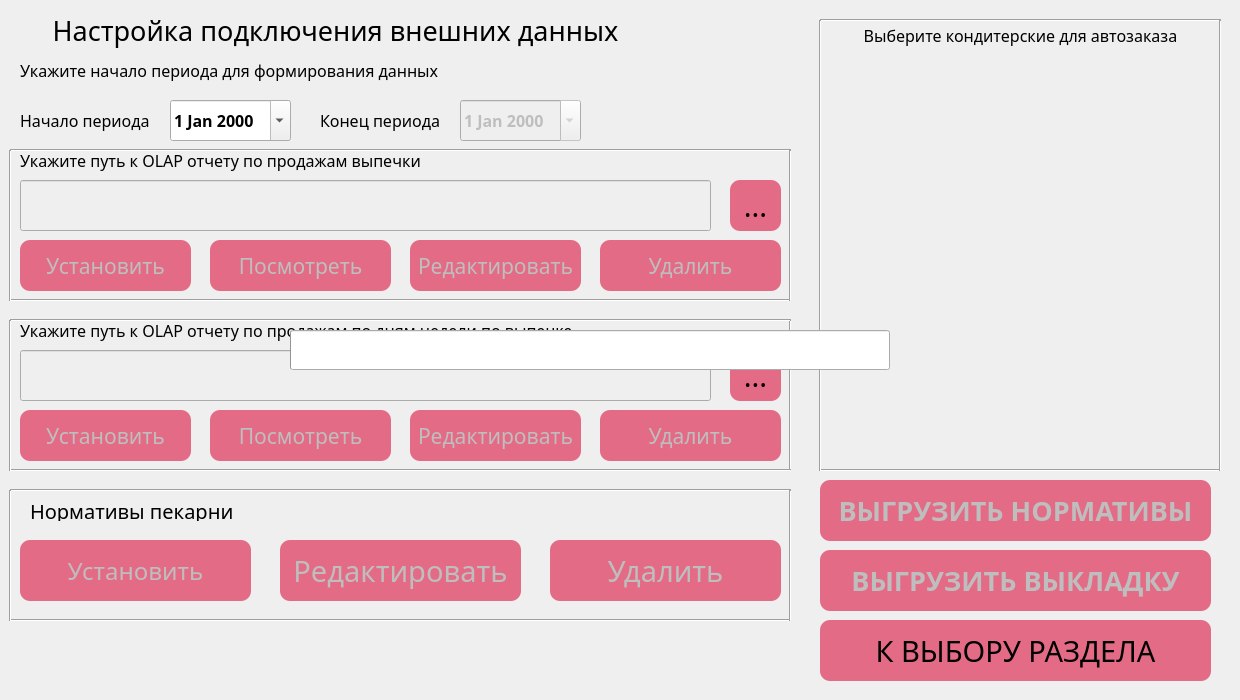
<?xml version="1.0" encoding="UTF-8"?>
<ui version="4.0">
 <class>WindowBakery</class>
 <widget class="QMainWindow" name="WindowBakery">
  <property name="enabled">
   <bool>true</bool>
  </property>
  <property name="geometry">
   <rect>
    <x>0</x>
    <y>0</y>
    <width>1240</width>
    <height>700</height>
   </rect>
  </property>
  <property name="minimumSize">
   <size>
    <width>1240</width>
    <height>700</height>
   </size>
  </property>
  <property name="maximumSize">
   <size>
    <width>1240</width>
    <height>700</height>
   </size>
  </property>
  <property name="windowTitle">
   <string>Настройка работы с Выпечкой</string>
  </property>
  <property name="windowIcon">
   <iconset>
    <normaloff>../image/icon.png</normaloff>../image/icon.png</iconset>
  </property>
  <widget class="QWidget" name="centralwidget">
   <property name="enabled">
    <bool>true</bool>
   </property>
   <widget class="QLineEdit" name="lineEdit_OLAP_dayWeek">
    <property name="enabled">
     <bool>false</bool>
    </property>
    <property name="geometry">
     <rect>
      <x>20</x>
      <y>350</y>
      <width>691</width>
      <height>51</height>
     </rect>
    </property>
    <property name="font">
     <font>
      <family>Trebuchet MS</family>
      <pointsize>10</pointsize>
     </font>
    </property>
    <property name="focusPolicy">
     <enum>Qt::NoFocus</enum>
    </property>
    <property name="styleSheet">
     <string notr="true">padding-left: 5px</string>
    </property>
   </widget>
   <widget class="QLabel" name="label_OLAP_prodagi">
    <property name="geometry">
     <rect>
      <x>20</x>
      <y>150</y>
      <width>771</width>
      <height>21</height>
     </rect>
    </property>
    <property name="font">
     <font>
      <family>Trebuchet MS</family>
      <pointsize>12</pointsize>
     </font>
    </property>
    <property name="text">
     <string>Укажите путь к OLAP отчету по продажам выпечки</string>
    </property>
   </widget>
   <widget class="QLineEdit" name="lineEdit_OLAP_prodagi">
    <property name="enabled">
     <bool>false</bool>
    </property>
    <property name="geometry">
     <rect>
      <x>20</x>
      <y>180</y>
      <width>691</width>
      <height>51</height>
     </rect>
    </property>
    <property name="font">
     <font>
      <family>Trebuchet MS</family>
      <pointsize>10</pointsize>
     </font>
    </property>
    <property name="focusPolicy">
     <enum>Qt::NoFocus</enum>
    </property>
    <property name="styleSheet">
     <string notr="true">padding-left: 5px</string>
    </property>
   </widget>
   <widget class="QPushButton" name="btn_path_OLAP_prodagi">
    <property name="geometry">
     <rect>
      <x>730</x>
      <y>180</y>
      <width>51</width>
      <height>51</height>
     </rect>
    </property>
    <property name="font">
     <font>
      <family>Trebuchet MS</family>
      <pointsize>22</pointsize>
      <weight>50</weight>
      <bold>false</bold>
     </font>
    </property>
    <property name="styleSheet">
     <string notr="true">QPushButton {
background-color: rgb(228, 107, 134);
border: none;
border-radius: 10px}

QPushButton:hover {
border: 1px solid  rgb(0, 0, 0);
background-color: rgba(228, 107, 134, 0.9)
}

QPushButton:pressed {
border:3px solid  rgb(0, 0, 0);
background-color: rgba(228, 107, 134, 1)
}</string>
    </property>
    <property name="text">
     <string>...</string>
    </property>
    <property name="checkable">
     <bool>false</bool>
    </property>
   </widget>
   <widget class="QLabel" name="label_settings_title">
    <property name="geometry">
     <rect>
      <x>20</x>
      <y>10</y>
      <width>631</width>
      <height>41</height>
     </rect>
    </property>
    <property name="font">
     <font>
      <family>Trebuchet MS</family>
      <pointsize>20</pointsize>
     </font>
    </property>
    <property name="text">
     <string>Настройка подключения внешних данных</string>
    </property>
    <property name="alignment">
     <set>Qt::AlignCenter</set>
    </property>
   </widget>
   <widget class="QLabel" name="label_OLAP_dayWeek">
    <property name="geometry">
     <rect>
      <x>20</x>
      <y>320</y>
      <width>771</width>
      <height>21</height>
     </rect>
    </property>
    <property name="font">
     <font>
      <family>Trebuchet MS</family>
      <pointsize>12</pointsize>
     </font>
    </property>
    <property name="text">
     <string>Укажите путь к OLAP отчету по продажам по дням недели по выпечке</string>
    </property>
   </widget>
   <widget class="QPushButton" name="btn_exit_bakery">
    <property name="geometry">
     <rect>
      <x>820</x>
      <y>620</y>
      <width>391</width>
      <height>61</height>
     </rect>
    </property>
    <property name="font">
     <font>
      <family>Trebuchet MS</family>
      <pointsize>22</pointsize>
      <weight>50</weight>
      <bold>false</bold>
     </font>
    </property>
    <property name="styleSheet">
     <string notr="true">QPushButton {
background-color: rgb(228, 107, 134);
border: none;
border-radius: 10px}

QPushButton:hover {
border: 1px solid  rgb(0, 0, 0);
background-color: rgba(228, 107, 134, 0.9)
}

QPushButton:pressed {
border:3px solid  rgb(0, 0, 0);
background-color: rgba(228, 107, 134, 1)
}</string>
    </property>
    <property name="text">
     <string>К ВЫБОРУ РАЗДЕЛА</string>
    </property>
    <property name="checkable">
     <bool>false</bool>
    </property>
   </widget>
   <widget class="QPushButton" name="btn_path_dayWeek">
    <property name="geometry">
     <rect>
      <x>730</x>
      <y>350</y>
      <width>51</width>
      <height>51</height>
     </rect>
    </property>
    <property name="font">
     <font>
      <family>Trebuchet MS</family>
      <pointsize>22</pointsize>
      <weight>50</weight>
      <bold>false</bold>
     </font>
    </property>
    <property name="styleSheet">
     <string notr="true">QPushButton {
background-color: rgb(228, 107, 134);
border: none;
border-radius: 10px}

QPushButton:hover {
border: 1px solid  rgb(0, 0, 0);
background-color: rgba(228, 107, 134, 0.9)
}

QPushButton:pressed {
border:3px solid  rgb(0, 0, 0);
background-color: rgba(228, 107, 134, 1)
}</string>
    </property>
    <property name="text">
     <string>...</string>
    </property>
    <property name="checkable">
     <bool>false</bool>
    </property>
   </widget>
   <widget class="QPushButton" name="btn_set_prognoz">
    <property name="enabled">
     <bool>false</bool>
    </property>
    <property name="geometry">
     <rect>
      <x>20</x>
      <y>240</y>
      <width>171</width>
      <height>51</height>
     </rect>
    </property>
    <property name="font">
     <font>
      <family>Trebuchet MS</family>
      <pointsize>16</pointsize>
      <weight>50</weight>
      <bold>false</bold>
     </font>
    </property>
    <property name="styleSheet">
     <string notr="true">QPushButton {
background-color: rgb(228, 107, 134);
border: none;
border-radius: 10px}

QPushButton:hover {
border: 1px solid  rgb(0, 0, 0);
background-color: rgba(228, 107, 134, 0.9)
}

QPushButton:pressed {
border:3px solid  rgb(0, 0, 0);
background-color: rgba(228, 107, 134, 1)
}</string>
    </property>
    <property name="text">
     <string>Установить</string>
    </property>
    <property name="checkable">
     <bool>false</bool>
    </property>
   </widget>
   <widget class="QLabel" name="label_startDay_and_endDay">
    <property name="geometry">
     <rect>
      <x>20</x>
      <y>60</y>
      <width>691</width>
      <height>21</height>
     </rect>
    </property>
    <property name="font">
     <font>
      <family>Trebuchet MS</family>
      <pointsize>12</pointsize>
     </font>
    </property>
    <property name="text">
     <string>Укажите начало периода для формирования данных</string>
    </property>
    <property name="alignment">
     <set>Qt::AlignLeading|Qt::AlignLeft|Qt::AlignVCenter</set>
    </property>
   </widget>
   <widget class="QLabel" name="label_startDay">
    <property name="geometry">
     <rect>
      <x>20</x>
      <y>100</y>
      <width>141</width>
      <height>41</height>
     </rect>
    </property>
    <property name="font">
     <font>
      <family>Trebuchet MS</family>
      <pointsize>12</pointsize>
     </font>
    </property>
    <property name="layoutDirection">
     <enum>Qt::LeftToRight</enum>
    </property>
    <property name="text">
     <string>Начало периода</string>
    </property>
    <property name="alignment">
     <set>Qt::AlignLeading|Qt::AlignLeft|Qt::AlignVCenter</set>
    </property>
   </widget>
   <widget class="QLabel" name="label_endDay">
    <property name="geometry">
     <rect>
      <x>320</x>
      <y>100</y>
      <width>141</width>
      <height>41</height>
     </rect>
    </property>
    <property name="font">
     <font>
      <family>Trebuchet MS</family>
      <pointsize>12</pointsize>
     </font>
    </property>
    <property name="text">
     <string>Конец периода</string>
    </property>
    <property name="alignment">
     <set>Qt::AlignLeading|Qt::AlignLeft|Qt::AlignVCenter</set>
    </property>
   </widget>
   <widget class="QDateEdit" name="dateEdit_startDay">
    <property name="geometry">
     <rect>
      <x>170</x>
      <y>100</y>
      <width>121</width>
      <height>41</height>
     </rect>
    </property>
    <property name="font">
     <font>
      <family>Trebuchet MS</family>
      <pointsize>12</pointsize>
      <weight>75</weight>
      <bold>true</bold>
     </font>
    </property>
    <property name="calendarPopup">
     <bool>true</bool>
    </property>
    <property name="timeSpec">
     <enum>Qt::LocalTime</enum>
    </property>
   </widget>
   <widget class="QDateEdit" name="dateEdit_endDay">
    <property name="enabled">
     <bool>false</bool>
    </property>
    <property name="geometry">
     <rect>
      <x>460</x>
      <y>100</y>
      <width>121</width>
      <height>41</height>
     </rect>
    </property>
    <property name="font">
     <font>
      <family>Trebuchet MS</family>
      <pointsize>12</pointsize>
      <weight>75</weight>
      <bold>true</bold>
     </font>
    </property>
    <property name="calendarPopup">
     <bool>true</bool>
    </property>
   </widget>
   <widget class="QPushButton" name="btn_prosmotr_prognoz">
    <property name="enabled">
     <bool>false</bool>
    </property>
    <property name="geometry">
     <rect>
      <x>210</x>
      <y>240</y>
      <width>181</width>
      <height>51</height>
     </rect>
    </property>
    <property name="font">
     <font>
      <family>Trebuchet MS</family>
      <pointsize>16</pointsize>
      <weight>50</weight>
      <bold>false</bold>
     </font>
    </property>
    <property name="styleSheet">
     <string notr="true">QPushButton {
background-color: rgb(228, 107, 134);
border: none;
border-radius: 10px}

QPushButton:hover {
border: 1px solid  rgb(0, 0, 0);
background-color: rgba(228, 107, 134, 0.9)
}

QPushButton:pressed {
border:3px solid  rgb(0, 0, 0);
background-color: rgba(228, 107, 134, 1)
}</string>
    </property>
    <property name="text">
     <string>Посмотреть</string>
    </property>
    <property name="checkable">
     <bool>false</bool>
    </property>
   </widget>
   <widget class="QPushButton" name="btn_edit_prognoz">
    <property name="enabled">
     <bool>false</bool>
    </property>
    <property name="geometry">
     <rect>
      <x>410</x>
      <y>240</y>
      <width>171</width>
      <height>51</height>
     </rect>
    </property>
    <property name="font">
     <font>
      <family>Trebuchet MS</family>
      <pointsize>16</pointsize>
      <weight>50</weight>
      <bold>false</bold>
     </font>
    </property>
    <property name="styleSheet">
     <string notr="true">QPushButton {
background-color: rgb(228, 107, 134);
border: none;
border-radius: 10px}

QPushButton:hover {
border: 1px solid  rgb(0, 0, 0);
background-color: rgba(228, 107, 134, 0.9)
}

QPushButton:pressed {
border:3px solid  rgb(0, 0, 0);
background-color: rgba(228, 107, 134, 1)
}</string>
    </property>
    <property name="text">
     <string>Редактировать</string>
    </property>
    <property name="checkable">
     <bool>false</bool>
    </property>
   </widget>
   <widget class="QPushButton" name="btn_edit_normativ">
    <property name="enabled">
     <bool>false</bool>
    </property>
    <property name="geometry">
     <rect>
      <x>280</x>
      <y>540</y>
      <width>241</width>
      <height>61</height>
     </rect>
    </property>
    <property name="font">
     <font>
      <family>Trebuchet MS</family>
      <pointsize>22</pointsize>
      <weight>50</weight>
      <bold>false</bold>
     </font>
    </property>
    <property name="styleSheet">
     <string notr="true">QPushButton {
background-color: rgb(228, 107, 134);
border: none;
border-radius: 10px}

QPushButton:hover {
border: 1px solid  rgb(0, 0, 0);
background-color: rgba(228, 107, 134, 0.9)
}

QPushButton:pressed {
border:3px solid  rgb(0, 0, 0);
background-color: rgba(228, 107, 134, 1)
}</string>
    </property>
    <property name="text">
     <string>Редактировать</string>
    </property>
    <property name="checkable">
     <bool>false</bool>
    </property>
   </widget>
   <widget class="QPushButton" name="btn_set_normativ">
    <property name="enabled">
     <bool>false</bool>
    </property>
    <property name="geometry">
     <rect>
      <x>20</x>
      <y>540</y>
      <width>231</width>
      <height>61</height>
     </rect>
    </property>
    <property name="font">
     <font>
      <family>Trebuchet MS</family>
      <pointsize>18</pointsize>
      <weight>50</weight>
      <bold>false</bold>
     </font>
    </property>
    <property name="styleSheet">
     <string notr="true">QPushButton {
background-color: rgb(228, 107, 134);
border: none;
border-radius: 10px}

QPushButton:hover {
border: 1px solid  rgb(0, 0, 0);
background-color: rgba(228, 107, 134, 0.9)
}

QPushButton:pressed {
border:3px solid  rgb(0, 0, 0);
background-color: rgba(228, 107, 134, 1)
}</string>
    </property>
    <property name="text">
     <string>Установить</string>
    </property>
    <property name="checkable">
     <bool>false</bool>
    </property>
   </widget>
   <widget class="QPushButton" name="btn_edit_dayWeek">
    <property name="enabled">
     <bool>false</bool>
    </property>
    <property name="geometry">
     <rect>
      <x>410</x>
      <y>410</y>
      <width>171</width>
      <height>51</height>
     </rect>
    </property>
    <property name="font">
     <font>
      <family>Trebuchet MS</family>
      <pointsize>16</pointsize>
      <weight>50</weight>
      <bold>false</bold>
     </font>
    </property>
    <property name="styleSheet">
     <string notr="true">QPushButton {
background-color: rgb(228, 107, 134);
border: none;
border-radius: 10px}

QPushButton:hover {
border: 1px solid  rgb(0, 0, 0);
background-color: rgba(228, 107, 134, 0.9)
}

QPushButton:pressed {
border:3px solid  rgb(0, 0, 0);
background-color: rgba(228, 107, 134, 1)
}</string>
    </property>
    <property name="text">
     <string>Редактировать</string>
    </property>
    <property name="checkable">
     <bool>false</bool>
    </property>
   </widget>
   <widget class="QPushButton" name="btn_download_normativ">
    <property name="enabled">
     <bool>false</bool>
    </property>
    <property name="geometry">
     <rect>
      <x>820</x>
      <y>480</y>
      <width>391</width>
      <height>61</height>
     </rect>
    </property>
    <property name="font">
     <font>
      <family>Trebuchet MS</family>
      <pointsize>20</pointsize>
      <weight>75</weight>
      <bold>true</bold>
     </font>
    </property>
    <property name="styleSheet">
     <string notr="true">QPushButton {
background-color: rgb(228, 107, 134);
border: none;
border-radius: 10px}

QPushButton:hover {
border: 1px solid  rgb(0, 0, 0);
background-color: rgba(228, 107, 134, 0.9)
}

QPushButton:pressed {
border:3px solid  rgb(0, 0, 0);
background-color: rgba(228, 107, 134, 1)
}</string>
    </property>
    <property name="text">
     <string>ВЫГРУЗИТЬ НОРМАТИВЫ</string>
    </property>
    <property name="checkable">
     <bool>false</bool>
    </property>
   </widget>
   <widget class="QLabel" name="label_konditerskie">
    <property name="geometry">
     <rect>
      <x>830</x>
      <y>20</y>
      <width>381</width>
      <height>31</height>
     </rect>
    </property>
    <property name="font">
     <font>
      <family>Trebuchet MS</family>
      <pointsize>12</pointsize>
     </font>
    </property>
    <property name="text">
     <string>Выберите кондитерские для автозаказа</string>
    </property>
    <property name="alignment">
     <set>Qt::AlignCenter</set>
    </property>
   </widget>
   <widget class="Line" name="line_1">
    <property name="geometry">
     <rect>
      <x>820</x>
      <y>10</y>
      <width>401</width>
      <height>21</height>
     </rect>
    </property>
    <property name="orientation">
     <enum>Qt::Horizontal</enum>
    </property>
   </widget>
   <widget class="Line" name="line_2">
    <property name="geometry">
     <rect>
      <x>820</x>
      <y>460</y>
      <width>401</width>
      <height>21</height>
     </rect>
    </property>
    <property name="orientation">
     <enum>Qt::Horizontal</enum>
    </property>
   </widget>
   <widget class="Line" name="line_3">
    <property name="geometry">
     <rect>
      <x>1210</x>
      <y>20</y>
      <width>20</width>
      <height>451</height>
     </rect>
    </property>
    <property name="orientation">
     <enum>Qt::Vertical</enum>
    </property>
   </widget>
   <widget class="Line" name="line_4">
    <property name="geometry">
     <rect>
      <x>810</x>
      <y>20</y>
      <width>20</width>
      <height>451</height>
     </rect>
    </property>
    <property name="orientation">
     <enum>Qt::Vertical</enum>
    </property>
   </widget>
   <widget class="QPushButton" name="btn_prosmotr_dayWeek">
    <property name="enabled">
     <bool>false</bool>
    </property>
    <property name="geometry">
     <rect>
      <x>210</x>
      <y>410</y>
      <width>181</width>
      <height>51</height>
     </rect>
    </property>
    <property name="font">
     <font>
      <family>Trebuchet MS</family>
      <pointsize>16</pointsize>
      <weight>50</weight>
      <bold>false</bold>
     </font>
    </property>
    <property name="styleSheet">
     <string notr="true">QPushButton {
background-color: rgb(228, 107, 134);
border: none;
border-radius: 10px}

QPushButton:hover {
border: 1px solid  rgb(0, 0, 0);
background-color: rgba(228, 107, 134, 0.9)
}

QPushButton:pressed {
border:3px solid  rgb(0, 0, 0);
background-color: rgba(228, 107, 134, 1)
}</string>
    </property>
    <property name="text">
     <string>Посмотреть</string>
    </property>
    <property name="checkable">
     <bool>false</bool>
    </property>
   </widget>
   <widget class="QPushButton" name="btn_delete_prognoz">
    <property name="enabled">
     <bool>false</bool>
    </property>
    <property name="geometry">
     <rect>
      <x>600</x>
      <y>240</y>
      <width>181</width>
      <height>51</height>
     </rect>
    </property>
    <property name="font">
     <font>
      <family>Trebuchet MS</family>
      <pointsize>16</pointsize>
      <weight>50</weight>
      <bold>false</bold>
     </font>
    </property>
    <property name="styleSheet">
     <string notr="true">QPushButton {
background-color: rgb(228, 107, 134);
border: none;
border-radius: 10px}

QPushButton:hover {
border: 1px solid  rgb(0, 0, 0);
background-color: rgba(228, 107, 134, 0.9)
}

QPushButton:pressed {
border:3px solid  rgb(0, 0, 0);
background-color: rgba(228, 107, 134, 1)
}</string>
    </property>
    <property name="text">
     <string>Удалить</string>
    </property>
    <property name="checkable">
     <bool>false</bool>
    </property>
   </widget>
   <widget class="QPushButton" name="btn_delete_dayWeek">
    <property name="enabled">
     <bool>false</bool>
    </property>
    <property name="geometry">
     <rect>
      <x>600</x>
      <y>410</y>
      <width>181</width>
      <height>51</height>
     </rect>
    </property>
    <property name="font">
     <font>
      <family>Trebuchet MS</family>
      <pointsize>16</pointsize>
      <weight>50</weight>
      <bold>false</bold>
     </font>
    </property>
    <property name="styleSheet">
     <string notr="true">QPushButton {
background-color: rgb(228, 107, 134);
border: none;
border-radius: 10px}

QPushButton:hover {
border: 1px solid  rgb(0, 0, 0);
background-color: rgba(228, 107, 134, 0.9)
}

QPushButton:pressed {
border:3px solid  rgb(0, 0, 0);
background-color: rgba(228, 107, 134, 1)
}</string>
    </property>
    <property name="text">
     <string>Удалить</string>
    </property>
    <property name="checkable">
     <bool>false</bool>
    </property>
   </widget>
   <widget class="QPushButton" name="btn_set_dayWeek">
    <property name="enabled">
     <bool>false</bool>
    </property>
    <property name="geometry">
     <rect>
      <x>20</x>
      <y>410</y>
      <width>171</width>
      <height>51</height>
     </rect>
    </property>
    <property name="font">
     <font>
      <family>Trebuchet MS</family>
      <pointsize>16</pointsize>
      <weight>50</weight>
      <bold>false</bold>
     </font>
    </property>
    <property name="styleSheet">
     <string notr="true">QPushButton {
background-color: rgb(228, 107, 134);
border: none;
border-radius: 10px}

QPushButton:hover {
border: 1px solid  rgb(0, 0, 0);
background-color: rgba(228, 107, 134, 0.9)
}

QPushButton:pressed {
border:3px solid  rgb(0, 0, 0);
background-color: rgba(228, 107, 134, 1)
}</string>
    </property>
    <property name="text">
     <string>Установить</string>
    </property>
    <property name="checkable">
     <bool>false</bool>
    </property>
   </widget>
   <widget class="QWidget" name="formLayoutWidget">
    <property name="geometry">
     <rect>
      <x>830</x>
      <y>50</y>
      <width>381</width>
      <height>411</height>
     </rect>
    </property>
    <layout class="QFormLayout" name="gridPoints">
     <property name="sizeConstraint">
      <enum>QLayout::SetDefaultConstraint</enum>
     </property>
     <property name="fieldGrowthPolicy">
      <enum>QFormLayout::FieldsStayAtSizeHint</enum>
     </property>
     <property name="rowWrapPolicy">
      <enum>QFormLayout::WrapLongRows</enum>
     </property>
     <property name="labelAlignment">
      <set>Qt::AlignLeading|Qt::AlignLeft|Qt::AlignVCenter</set>
     </property>
     <property name="formAlignment">
      <set>Qt::AlignLeading|Qt::AlignLeft|Qt::AlignVCenter</set>
     </property>
     <property name="horizontalSpacing">
      <number>40</number>
     </property>
     <property name="verticalSpacing">
      <number>7</number>
     </property>
     <property name="leftMargin">
      <number>15</number>
     </property>
     <property name="topMargin">
      <number>5</number>
     </property>
    </layout>
   </widget>
   <widget class="Line" name="line">
    <property name="geometry">
     <rect>
      <x>10</x>
      <y>140</y>
      <width>781</width>
      <height>20</height>
     </rect>
    </property>
    <property name="orientation">
     <enum>Qt::Horizontal</enum>
    </property>
   </widget>
   <widget class="Line" name="line_5">
    <property name="geometry">
     <rect>
      <x>10</x>
      <y>290</y>
      <width>781</width>
      <height>20</height>
     </rect>
    </property>
    <property name="orientation">
     <enum>Qt::Horizontal</enum>
    </property>
   </widget>
   <widget class="Line" name="line_6">
    <property name="geometry">
     <rect>
      <x>780</x>
      <y>150</y>
      <width>20</width>
      <height>151</height>
     </rect>
    </property>
    <property name="orientation">
     <enum>Qt::Vertical</enum>
    </property>
   </widget>
   <widget class="Line" name="line_7">
    <property name="geometry">
     <rect>
      <x>0</x>
      <y>150</y>
      <width>20</width>
      <height>151</height>
     </rect>
    </property>
    <property name="orientation">
     <enum>Qt::Vertical</enum>
    </property>
   </widget>
   <widget class="Line" name="line_8">
    <property name="geometry">
     <rect>
      <x>780</x>
      <y>320</y>
      <width>20</width>
      <height>151</height>
     </rect>
    </property>
    <property name="orientation">
     <enum>Qt::Vertical</enum>
    </property>
   </widget>
   <widget class="Line" name="line_9">
    <property name="geometry">
     <rect>
      <x>10</x>
      <y>310</y>
      <width>781</width>
      <height>20</height>
     </rect>
    </property>
    <property name="orientation">
     <enum>Qt::Horizontal</enum>
    </property>
   </widget>
   <widget class="Line" name="line_10">
    <property name="geometry">
     <rect>
      <x>10</x>
      <y>460</y>
      <width>781</width>
      <height>20</height>
     </rect>
    </property>
    <property name="orientation">
     <enum>Qt::Horizontal</enum>
    </property>
   </widget>
   <widget class="Line" name="line_11">
    <property name="geometry">
     <rect>
      <x>0</x>
      <y>320</y>
      <width>20</width>
      <height>151</height>
     </rect>
    </property>
    <property name="orientation">
     <enum>Qt::Vertical</enum>
    </property>
   </widget>
   <widget class="QPushButton" name="btn_delete_normativ">
    <property name="enabled">
     <bool>false</bool>
    </property>
    <property name="geometry">
     <rect>
      <x>550</x>
      <y>540</y>
      <width>231</width>
      <height>61</height>
     </rect>
    </property>
    <property name="font">
     <font>
      <family>Trebuchet MS</family>
      <pointsize>22</pointsize>
      <weight>50</weight>
      <bold>false</bold>
     </font>
    </property>
    <property name="styleSheet">
     <string notr="true">QPushButton {
background-color: rgb(228, 107, 134);
border: none;
border-radius: 10px}

QPushButton:hover {
border: 1px solid  rgb(0, 0, 0);
background-color: rgba(228, 107, 134, 0.9)
}

QPushButton:pressed {
border:3px solid  rgb(0, 0, 0);
background-color: rgba(228, 107, 134, 1)
}</string>
    </property>
    <property name="text">
     <string>Удалить</string>
    </property>
    <property name="checkable">
     <bool>false</bool>
    </property>
   </widget>
   <widget class="QLabel" name="label_normativs">
    <property name="geometry">
     <rect>
      <x>30</x>
      <y>500</y>
      <width>761</width>
      <height>21</height>
     </rect>
    </property>
    <property name="font">
     <font>
      <family>Trebuchet MS</family>
      <pointsize>15</pointsize>
     </font>
    </property>
    <property name="text">
     <string>Нормативы пекарни</string>
    </property>
   </widget>
   <widget class="Line" name="line_12">
    <property name="geometry">
     <rect>
      <x>10</x>
      <y>480</y>
      <width>781</width>
      <height>20</height>
     </rect>
    </property>
    <property name="orientation">
     <enum>Qt::Horizontal</enum>
    </property>
   </widget>
   <widget class="Line" name="line_13">
    <property name="geometry">
     <rect>
      <x>10</x>
      <y>610</y>
      <width>781</width>
      <height>20</height>
     </rect>
    </property>
    <property name="orientation">
     <enum>Qt::Horizontal</enum>
    </property>
   </widget>
   <widget class="Line" name="line_14">
    <property name="geometry">
     <rect>
      <x>780</x>
      <y>490</y>
      <width>20</width>
      <height>131</height>
     </rect>
    </property>
    <property name="orientation">
     <enum>Qt::Vertical</enum>
    </property>
   </widget>
   <widget class="Line" name="line_15">
    <property name="geometry">
     <rect>
      <x>0</x>
      <y>490</y>
      <width>20</width>
      <height>131</height>
     </rect>
    </property>
    <property name="orientation">
     <enum>Qt::Vertical</enum>
    </property>
   </widget>
   <widget class="QPushButton" name="btn_download_layout">
    <property name="enabled">
     <bool>false</bool>
    </property>
    <property name="geometry">
     <rect>
      <x>820</x>
      <y>550</y>
      <width>391</width>
      <height>61</height>
     </rect>
    </property>
    <property name="font">
     <font>
      <family>Trebuchet MS</family>
      <pointsize>20</pointsize>
      <weight>75</weight>
      <bold>true</bold>
     </font>
    </property>
    <property name="styleSheet">
     <string notr="true">QPushButton {
background-color: rgb(228, 107, 134);
border: none;
border-radius: 10px}

QPushButton:hover {
border: 1px solid  rgb(0, 0, 0);
background-color: rgba(228, 107, 134, 0.9)
}

QPushButton:pressed {
border:3px solid  rgb(0, 0, 0);
background-color: rgba(228, 107, 134, 1)
}</string>
    </property>
    <property name="text">
     <string>ВЫГРУЗИТЬ ВЫКЛАДКУ</string>
    </property>
    <property name="checkable">
     <bool>false</bool>
    </property>
   </widget>
   <widget class="QProgressBar" name="progressBar">
    <property name="enabled">
     <bool>true</bool>
    </property>
    <property name="geometry">
     <rect>
      <x>290</x>
      <y>330</y>
      <width>600</width>
      <height>40</height>
     </rect>
    </property>
    <property name="minimumSize">
     <size>
      <width>600</width>
      <height>40</height>
     </size>
    </property>
    <property name="maximumSize">
     <size>
      <width>600</width>
      <height>40</height>
     </size>
    </property>
    <property name="layoutDirection">
     <enum>Qt::LeftToRight</enum>
    </property>
    <property name="value">
     <number>0</number>
    </property>
    <property name="textVisible">
     <bool>false</bool>
    </property>
    <property name="invertedAppearance">
     <bool>false</bool>
    </property>
    <property name="textDirection">
     <enum>QProgressBar::TopToBottom</enum>
    </property>
    <property name="format">
     <string>%p%</string>
    </property>
   </widget>
  </widget>
 </widget>
 <resources/>
 <connections/>
</ui>
